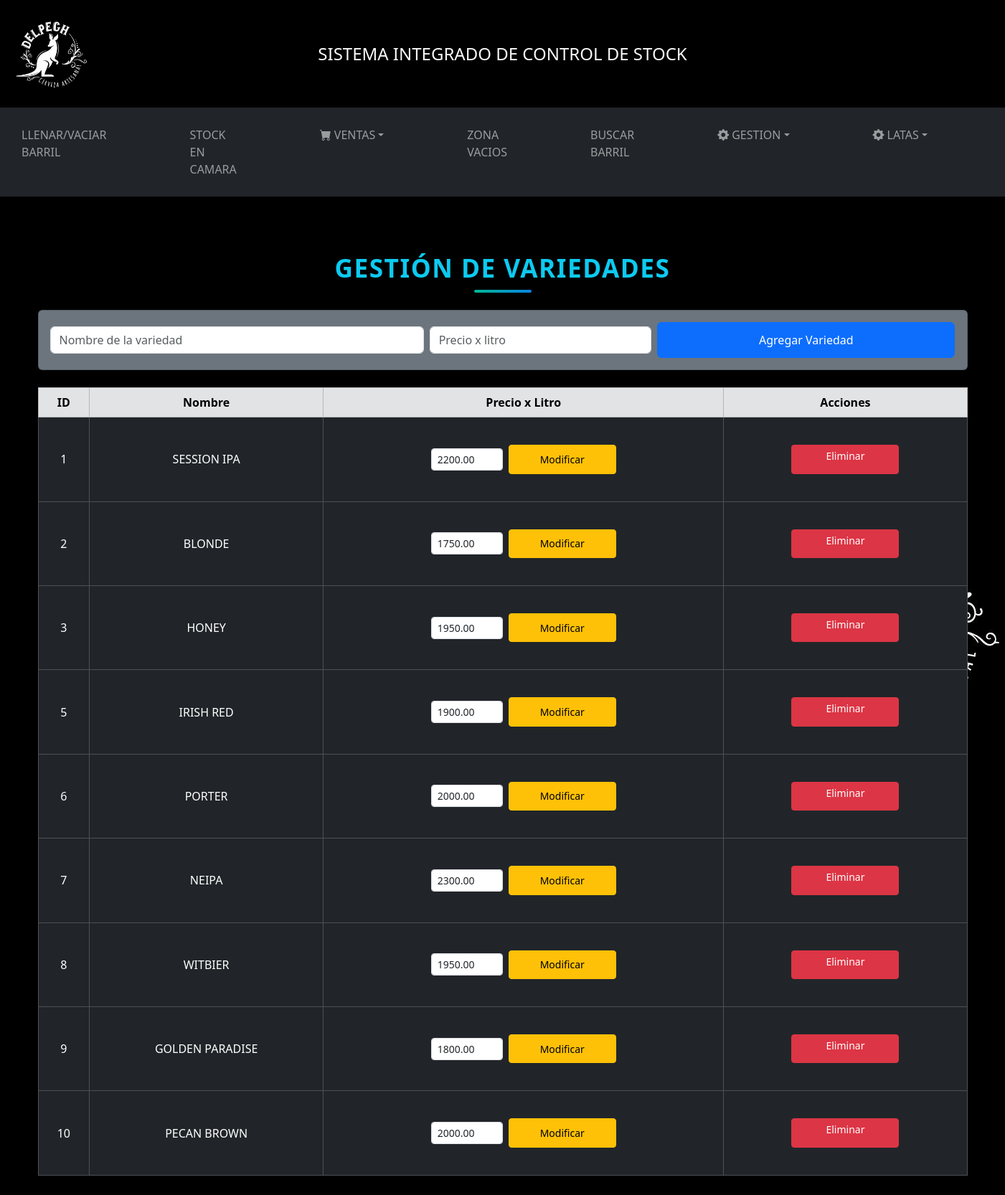
/gestionarvariedades.php, run on the app's committed database.
### tables this page shows
CREATE TABLE `variedades` (
  `id_variedad` int(11) NOT NULL,
  `nombre` varchar(255) NOT NULL,
  `precio_x_litro` decimal(10,2) DEFAULT NULL
);

### models/variedad.model.php (called while the page is built, shortened)
<?php
require_once __DIR__ . '/../config/database.php';
class Variedad {
    private $db;
    public function __construct() {
        $database = new Database();
        $this->db = $database->connect();
    }
    public function getAllVariedades() {
        $query = $this->db->prepare('SELECT * FROM variedades');
        $query->execute();
        $variedades = $query->fetchAll(PDO::FETCH_OBJ);
        return $variedades;
    }
}

### config/database.php (called while the page is built, shortened)
<?php
class Database {
    private $host = "localhost";
    private $dbname = "delpechcerveceria";
    private $username = "root";
    private $password = "";
    public function connect() {
        $this->db = null;
        try {
            $this->db = new PDO("mysql:host=" . $this->host . ";dbname=" . $this->dbname, $this->username, $this->password);
            $this->db->setAttribute(PDO::ATTR_ERRMODE, PDO::ERRMODE_EXCEPTION);
        } catch (PDOException $e) {
            echo "Error de conexión: " . $e->getMessage();
        }
        return $this->db;
    }
}
?>

### controllers/variedad.controller.php (called while the page is built, shortened)
<?php
require_once __DIR__ . '/../models/variedad.model.php';
class variedadController {
    private $variedadModel;
    public function __construct() {
        $this->variedadModel = new Variedad();
    }
    public function getAllVariedades() {
        return $this->variedadModel->getAllVariedades();
    }
}

### gestionarvariedades.php (the view, shortened to what this page needs)
<?php
require_once __DIR__ . '/controllers/variedad.controller.php';
$controllerVariedad = new variedadController();
$variedades = $controllerVariedad->getAllVariedades();
?>
<!DOCTYPE html>
<html lang="es">
<head>
<link rel="stylesheet" href="styles.css">
<link href="https://cdn.jsdelivr.net/npm/bootstrap@5.3.3/dist/css/bootstrap.min.css" rel="stylesheet">
<link href="https://cdn.jsdelivr.net/npm/bootstrap-icons/font/bootstrap-icons.css" rel="stylesheet">
</head>
<body class="section-fondo text-white">
<?php include './views/header.php'; ?>
<?php include './views/nav.php'; ?>
<div class="container py-5">
    <h2 class="text-center text-info mb-4 venta">Gestión de Variedades</h2>
    <div class="card bg-secondary mb-4">
        <div class="card-body">
            <form action="" method="POST" class="row g-2 align-items-center">
                <div class="col-md-5">
                    <input type="text" name="nombre" class="form-control" placeholder="Nombre de la variedad" required>
                </div>
                <div class="col-md-3">
                    <input type="number" name="precio" class="form-control" placeholder="Precio x litro" step="0.01" required>
                </div>
                <div class="col-md-4">
                    <button type="submit" name="agregar_variedad" class="btn btn-primary w-100 btn-custom">Agregar Variedad</button>
                </div>
            </form>
        </div>
    </div>
<div class="table-responsive">
    <table class="table table-dark table-hover table-bordered text-center align-middle">
        <thead class="table-secondary text-dark">
            <tr>
                <th>ID</th>
                <th>Nombre</th>
                <th>Precio x Litro</th>
                <th>Acciones</th>
            </tr>
        </thead>
        <tbody>
            <?php
            $variedadesFiltradas = array_filter($variedades, function($v) {
                return strtoupper($v->nombre) !== 'VACIO';
            });
            ?>
            <?php if (!empty($variedadesFiltradas)): ?>
                <?php foreach ($variedadesFiltradas as $variedad): ?>
                    <tr>
                        <td><?= htmlspecialchars($variedad->id_variedad) ?></td>
                        <td><?= htmlspecialchars($variedad->nombre) ?></td>
                        <td>
                            <form action="" method="POST" class="d-flex justify-content-center align-items-center">
                                <input type="number" name="precio" class="form-control form-control-sm me-2"
                                       value="<?= htmlspecialchars($variedad->precio_x_litro) ?>" step="1" style="width:100px;" required>
                                <button type="submit" name="modificar_precio" class="btn btn-var btn-warning btn-sm">Modificar</button>
                            </form>
                        </td>
                        <td>
                            <a href="?eliminar=<?= $variedad->id_variedad ?>" class="btn btn-var btn-danger btn-sm"
                               onclick="return confirm('¿Seguro que quieres eliminar esta variedad?');">
                               Eliminar
                            </a>
                        </td>
                    </tr>
                <?php endforeach; ?>
            <?php else: ?>
                <tr>
                    <td colspan="4" class="text-warning">No hay variedades registradas.</td>
                </tr>
            <?php endif; ?>
        </tbody>
    </table>
</div>
</div>
</body>
</html>

### styles.css (style rules this page uses)
* { margin:0; padding: 0; box-sizing: border-box; }
body { background-color: #000000; font-family: "Roboto Condensed", sans-serif; height: 100%; }
.btn-var { margin-bottom: 30px; }
.section-fondo { background-image: url('./img/logo.jpg'); background-repeat: no-repeat; background-position: center right; background-size: auto; background-attachment: fixed; background-color: #000000; }
.btn { width: 150px; height: 150px; }
.venta { text-align: center; font-size: 2.2rem; color: #2c3e50; margin-top: 30px; margin-bottom: 25px; position: relative; font-weight: bold; text-transform: uppercase; letter-spacing: 1.5px; }
.venta::after { content: ''; display: block; width: 80px; height: 4px; background: linear-gradient(90deg, #00b894, #0984e3); margin: 10px auto 0; border-radius: 2px; }
.btn-sm { height: calc(2.4rem + 2px); padding: 0.25rem 0.75rem; margin-top: 30px; }
.btn-custom { height: 50px; }

### data on the page
variedades: id_variedad "1", nombre "SESSION IPA", precio "2200.00"
variedades: id_variedad "2", nombre "BLONDE", precio "1750.00"
variedades: id_variedad "3", nombre "HONEY", precio "1950.00"
variedades: id_variedad "5", nombre "IRISH RED", precio "1900.00"
variedades: id_variedad "6", nombre "PORTER", precio "2000.00"
variedades: id_variedad "7", nombre "NEIPA", precio "2300.00"
variedades: id_variedad "8", nombre "WITBIER", precio "1950.00"
variedades: id_variedad "9", nombre "GOLDEN PARADISE", precio "1800.00"
variedades: id_variedad "10", nombre "PECAN BROWN", precio "2000.00"
